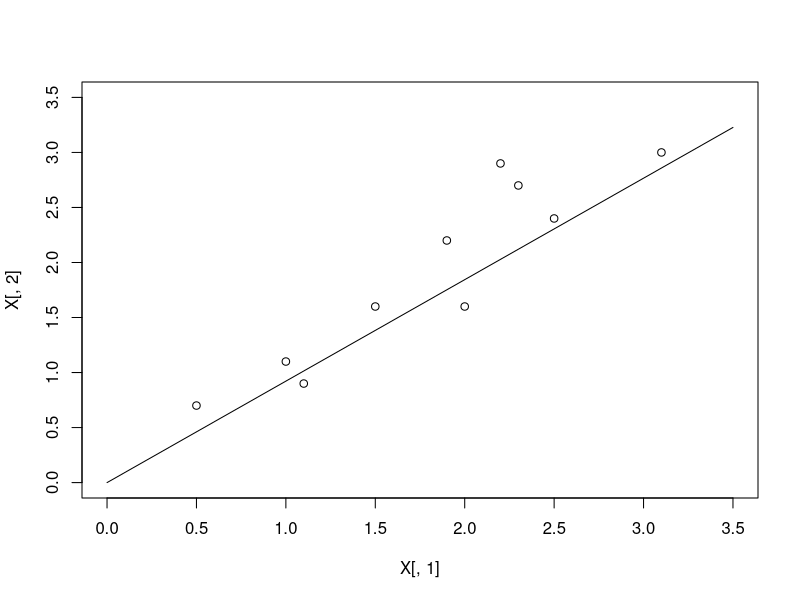

Reproduce this figure in R.
data<-function() {
    X<-matrix(c(2.5, 2.4,
        0.5, 0.7,
        2.2, 2.9,
        1.9, 2.2,
        3.1, 3.0,
        2.3, 2.7,
        2.,  1.6,
        1.,  1.1,
        1.5, 1.6,
        1.1, 0.9), ncol=2, byrow=T)
}

main<-function() {
    X<-data()
    N<-length(X[,1])

    png("image/textbook_pca_demo.png")
    plot(X[,1], X[,2], xlim=c(0.,3.5),ylim=c(0.,3.5))

    XAdj<-t(t(X)-colMeans(X))

    S<-cov(XAdj)
    lam<-eigen(S)$values
    vec<-eigen(S)$vectors

    print(vec)

    # get the best direction
    proj<-vec[, order(lam, decreasing=T)[1]]
    Xp<-X%*%proj

    lines(c(0.,3.5), c(0.,3.5)*proj[1]/proj[2])
}

main()
